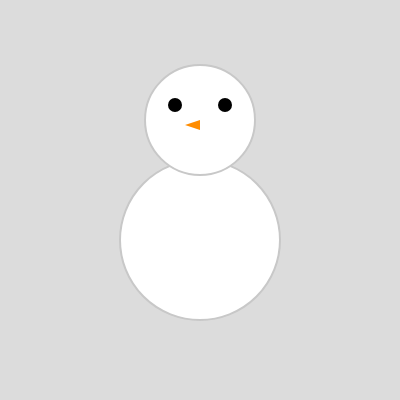
Frame 1 (no input)
Frame 60 (no input): identical to frame 1, image omitted
Frame 120 (the mouse pressed at the canvas centre since frame 60): identical to frame 1, image omitted

The p5.js sketch that drew this single still picture (run headless with seeded random() and noise() and a simulated clock; from frame 60 on, the mouse is pressed at the canvas centre):

// p5.js sketch
// ── sketch.js
function setup() {
  createCanvas(400, 400);
}

function draw() {
  background(220);

  // THe Snowman Body 
  fill(255);
  stroke(200);
  strokeWeight(2);
  circle(200, 240, 160);

  // The Snowmans Head 
  fill(255);
  stroke(200);
  strokeWeight(2);
  circle(200, 120, 110);

  // The Snowmans left eye
  fill(0);
  noStroke();
  circle(175, 105, 14);

  // The Snowmans right eye
  circle(225, 105, 14);

  // The Carrot nose for the snowman
  fill(255, 140, 0); // Ornage colour
  noStroke();
  triangle(200, 120, 185, 125, 200, 130);
}
